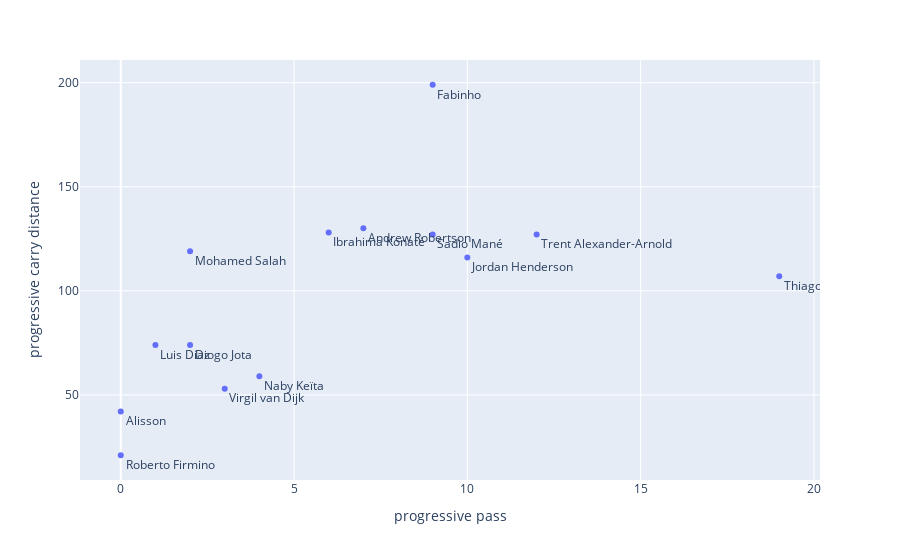

The notebook cell saved with this chart:
### Code cell
import plotly.express as px

# df = px.data.gapminder().query("country in ['Canada', 'Botswana']")

fig = px.scatter(home_prg_df, x="progressive pass", y="progressive carry distance", text="name")
fig.update_traces(textposition="bottom right")
fig.show()

### Figure 1 — Plotly figure (JSON) as saved in the notebook; plotly's stock layout.template omitted (floating-point values rounded to 4 significant figures)
{"data": [{"hovertemplate": "progressive pass=%{x}<br>progressive carry distance=%{y}<br>name=%{text}<extra></extra>", "legendgroup": "", "marker": {"color": "#636efa", "symbol": "circle"}, "mode": "markers+text", "name": "", "orientation": "v", "showlegend": false, "text": ["Sadio Mané", "Luis Díaz", "Diogo Jota", "Mohamed Salah", "Thiago Alcántara", "Roberto Firmino", "Fabinho", "Jordan Henderson", "Naby Keïta", "Andrew Robertson", "Virgil van Dijk", "Ibrahima Konaté", "Trent Alexander-Arnold", "Alisson"], "textposition": "bottom right", "type": "scatter", "x": [9, 1, 2, 2, 19, 0, 9, 10, 4, 7, 3, 6, 12, 0], "xaxis": "x", "y": [127, 74, 74, 119, 107, 21, 199, 116, 59, 130, 53, 128, 127, 42], "yaxis": "y"}], "layout": {"legend": {"tracegroupgap": 0}, "margin": {"t": 60}, "xaxis": {"anchor": "y", "domain": [0, 1], "title": {"text": "progressive pass"}}, "yaxis": {"anchor": "x", "domain": [0, 1], "title": {"text": "progressive carry distance"}}}}
